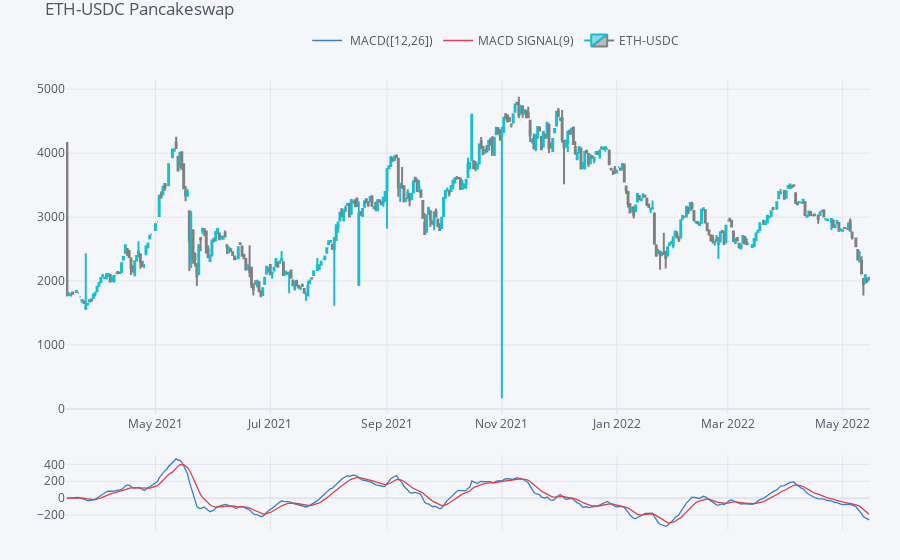

Notebook code for this chart:
### Markdown cell above
## MACD

MACD, short for moving average convergence/divergence,
is a trading indicator used in technical analysis of stock price.
It is designed to reveal changes in the strength, direction, momentum,
 and duration of a trend in an assets's price.
 [Read more](https://en.wikipedia.org/wiki/MACD).

Below we plot MACD for our ETH-USDC pair.

### Code cell
quant_chart = cf.QuantFig(
    eth_usdc_pair,
    title='ETH-USDC Pancakeswap',
    legend='top',
    name='ETH-USDC')
quant_chart.add_macd()
quant_chart.iplot()

### Figure 1 — Plotly figure (JSON) as saved in the notebook; plotly's stock layout.template omitted (floating-point values rounded to 4 significant figures; data arrays with more than 128 entries replaced by an {"elided": "..."} marker saying what was removed)
{"data": [{"line": {"color": "rgba(55, 128, 191, 1.0)", "dash": "solid", "shape": "linear", "width": 1.3}, "mode": "lines", "name": " MACD([12,26])", "text": "", "x": {"elided": "416 str values"}, "y": {"elided": "416 float values"}, "yaxis": "y3", "type": "scatter"}, {"line": {"color": "rgba(219, 64, 82, 1.0)", "dash": "solid", "shape": "linear", "width": 1.3}, "mode": "lines", "name": "MACD SIGNAL(9)", "text": "", "x": {"elided": "416 str values"}, "y": {"elided": "416 float values"}, "yaxis": "y3", "type": "scatter"}, {"close": {"elided": "416 float values"}, "decreasing": {"line": {"color": "#808080"}}, "high": {"elided": "416 float values"}, "increasing": {"line": {"color": "#17BECF"}}, "low": {"elided": "416 float values"}, "name": "ETH-USDC", "open": {"elided": "416 float values"}, "showlegend": true, "x": {"elided": "416 str values"}, "yaxis": "y2", "type": "candlestick"}], "layout": {"legend": {"bgcolor": "#F5F6F9", "font": {"color": "#4D5663"}, "orientation": "h", "x": 0.3, "y": 0.95, "yanchor": "bottom"}, "margin": {"b": 30, "l": 30, "r": 30, "t": 30}, "paper_bgcolor": "#F5F6F9", "plot_bgcolor": "#F5F6F9", "showlegend": true, "title": {"font": {"color": "#4D5663"}, "text": "ETH-USDC Pancakeswap"}, "xaxis": {"anchor": "y2", "gridcolor": "#E1E5ED", "rangeselector": {"bgcolor": "rgba(150, 200, 250, 1)", "buttons": [{"count": 1, "label": "1m", "step": "month", "stepmode": "backward"}, {"count": 1, "label": "1y", "step": "year", "stepmode": "backward"}], "font": {"size": 13}, "visible": false, "x": 0, "y": 0.9}, "rangeslider": {"visible": false, "yaxis2": {}, "yaxis3": {}}, "showgrid": true, "tickfont": {"color": "#4D5663"}, "title": {"font": {"color": "#4D5663"}, "text": ""}, "zerolinecolor": "#E1E5ED", "type": "date", "range": ["2021-03-14 12:00", "2022-05-15 12:00"], "autorange": true}, "yaxis": {"gridcolor": "#E1E5ED", "showgrid": true, "showticklabels": false, "tickfont": {"color": "#4D5663"}, "title": {"font": {"color": "#4D5663"}, "text": ""}, "zerolinecolor": "#E1E5ED"}, "yaxis3": {"domain": [0, 0.15], "gridcolor": "#E1E5ED", "showgrid": true, "tickfont": {"color": "#4D5663"}, "title": {"font": {"color": "#4D5663"}, "text": ""}, "zerolinecolor": "#E1E5ED", "type": "linear", "range": [-377.0, 510.3], "autorange": true}, "yaxis2": {"domain": [0.23, 0.9], "gridcolor": "#E1E5ED", "showgrid": true, "tickfont": {"color": "#4D5663"}, "title": {"font": {"color": "#4D5663"}, "text": ""}, "zerolinecolor": "#E1E5ED", "range": [-93.84, 5143.0], "autorange": true}, "autosize": true}}
